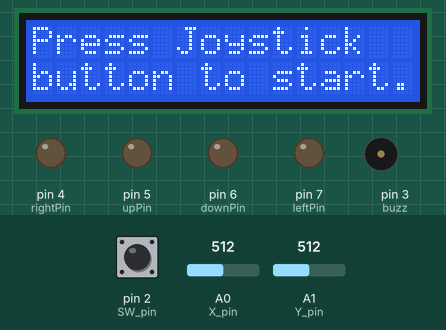
A sketch run on a simulated Arduino Uno, built with avr-gcc and run on an emulated ATmega328P. On the bench: 16×2 character LCD, output pins drawn as LEDs (lit = HIGH), buzzer (waves = sounding). The inputs (shaded band) are chosen by the test bench; at power-on: pin 2 (SW_pin) HIGH, A0 (X_pin) = 512, A1 (Y_pin) = 512. Random numbers use the default seed unless the sketch sets one; what the sketch prints to the serial monitor is not drawn.

Above: at 3.1 s.
3.2 s: pin 2 (SW_pin) pulled LOW for 0.15 s
At 4.7 s:
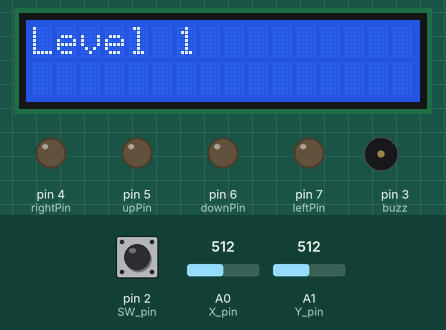
5.7 s: A0 (X_pin) set to 782
7.2 s: A0 (X_pin) set to 809
At 8.5 s:
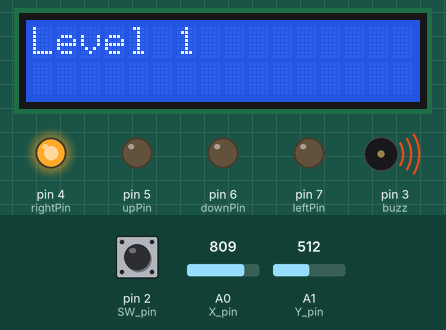
8.9 s: A0 (X_pin) set to 790
At 10.4 s:
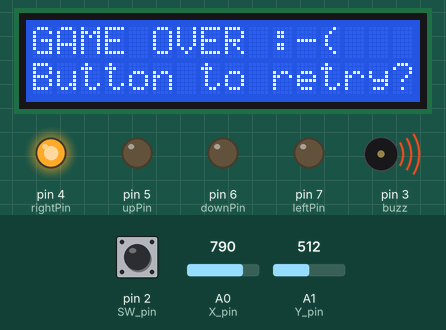
11.9 s: pin 2 (SW_pin) pulled LOW for 1 s
At 12.9 s:
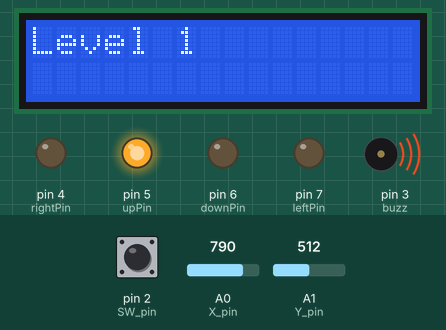
14.6 s: A1 (Y_pin) set to 216
16.1 s: A1 (Y_pin) set to 186
At 17.8 s:
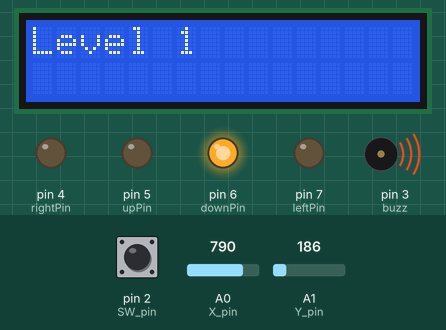
Timing chart, 0 to 18.8 s (numbered marks = the images above; inputs shaded):
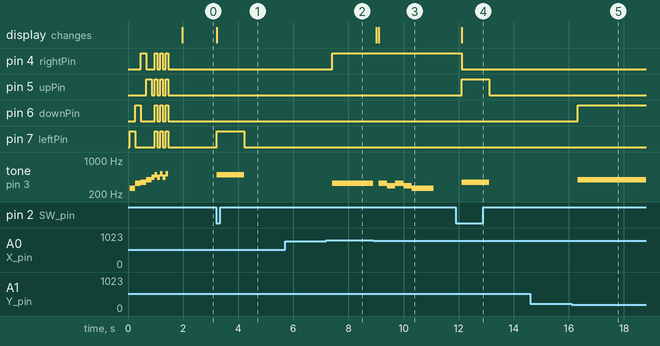

The sketch:

alhabash-nour-assignment-2.ino
```cpp
#include <LiquidCrystal.h>

// buzzer frequencies
int Do = 262, Re = 294 , Mi = 330 , Fa = 349 , Sol = 392 ,
    La = 440 , Si = 494, Do2 = 524;

// pin numbers
const int X_pin = A0; // analog pin connected to X output
const int Y_pin = A1; // analog pin connected to Y output
const int SW_pin = 2; // digital pin connected to switch output

const int buzz = 3;

const int rightPin = 4;
const int upPin = 5;
const int downPin = 6;
const int leftPin = 7;

const int d7 = 8;
const int d6 = 9;
const int d5 = 10;
const int d4 = 11;
const int en = 12;
const int rs = 13;

//function that initializes the LCD library
LiquidCrystal lcd(rs, en, d4, d5, d6, d7);

//variables
int count = 0;
int switchVal = 0;
int xVal = 0;
int yVal = 0;
int gameOn =0;

int clickBut;
int xValue;
int yValue;

const int levelMax = 20;
int level=1;
int sequence[levelMax];
int mySequence[levelMax];
int theSpeed = 1000;

//function prototypes


void setup() {
  pinMode(rightPin, OUTPUT);
  pinMode(downPin, OUTPUT);
  pinMode(upPin, OUTPUT);
  pinMode(leftPin, OUTPUT);

  pinMode(buzz, OUTPUT);

  pinMode(SW_pin, INPUT);
  digitalWrite(SW_pin, HIGH);
  Serial.begin(9600);

  // set up the LCD's number of columns and rows:
  lcd.begin(16, 2);
  // Print a message to the LCD.
  lcd.print("Welcome to the");
  lcd.setCursor(0,1);
  lcd.print("Simon Game !");
  startGameLightAndSound();
  delay(500);
}

void loop() {
  clickBut = digitalRead(SW_pin);
  Serial.println(clickBut);
  lcd.setCursor(0,0);
  lcd.print("Press Joystick");
  lcd.setCursor(0,1);
  lcd.print("button to start.");

  if (clickBut==0 ){
    generateSeq();
    gameOn =1;
  }

  while(gameOn ==1 || level != 1){
    lcd.setCursor(0,0);
    lcd.print("Level               ");
    lcd.setCursor(6,0);
    lcd.print(level);
    lcd.setCursor(0,1);
    lcd.print("                     ");
    showSeq();
    getSeq();
  }
}


void lightsOff(){
  digitalWrite(leftPin,LOW);
  digitalWrite(upPin,LOW);
  digitalWrite(downPin,LOW);
  digitalWrite(rightPin,LOW);
}

void lightsOn(){
  digitalWrite(leftPin,HIGH);
  digitalWrite(upPin,HIGH);
  digitalWrite(downPin,HIGH);
  digitalWrite(rightPin,HIGH);
}

void switchLeftWithSound(){
  lightsOff();
  digitalWrite(leftPin,HIGH);
  while (analogRead(X_pin)<200){
    tone(buzz, Si);
  }
  noTone(buzz);
}

void switchRightWithSound(){
  lightsOff();
  digitalWrite(rightPin,HIGH);
  while (analogRead(X_pin)>800){
    tone(buzz, Mi);
  }
  noTone(buzz);
}
void switchUpWithSound(){
  lightsOff();
  digitalWrite(upPin,HIGH);
  while (analogRead(Y_pin)>800){
    tone(buzz, Fa);
  }
  noTone(buzz);
}
void switchDownWithSound(){
  lightsOff();
  digitalWrite(downPin,HIGH);
  while (analogRead(Y_pin)<200){
    tone(buzz, Sol);
  }
  noTone(buzz);
}

void switchLeft(){
  lightsOff();
  digitalWrite(leftPin,HIGH);
}

void switchRight(){
  lightsOff();
  digitalWrite(rightPin,HIGH);
}
void switchUp(){
  lightsOff();
  digitalWrite(upPin,HIGH);
}
void switchDown(){
  lightsOff();
  digitalWrite(downPin,HIGH);
}

void startGameLightAndSound(){
  lightsOff();
  switchLeft();
  tone(buzz, Do, 200);
  delay(200);
  switchDown();
  tone(buzz, Mi, 200);
  delay(200);
  switchRight();
  tone(buzz, Fa, 200);
  delay(200);
  switchUp();
  tone(buzz, Sol, 200);
  delay(200);
  lightsOff();
  tone(buzz, La, 100);
  delay(100);
  lightsOn();
  tone(buzz, Si, 100);
  delay(100);
  lightsOff();
  tone(buzz, La, 100);
  delay(100);
  lightsOn();
  tone(buzz, Do2, 100);
  delay(100);
  lightsOff();
  tone(buzz, La, 100);
  delay(100);
  lightsOn();
  tone(buzz, Do2, 100);
  delay(100);
  lightsOff();
}

void generateSeq (){
  randomSeed(millis());
  for (int j =0;j<levelMax;j++){
    sequence[j]= random(0,4);
    Serial.println(sequence[j]);
  }
}

void showSeq(){
  for (int i = 0; i < level; i++){
    if (sequence[i] == 0){
      switchRight();
      tone(buzz, Mi);
      delay(theSpeed);
      noTone(buzz);
      Serial.println("showing Right");
    }
    if (sequence[i] == 1){
      switchUp();
      tone(buzz, Fa);
      delay(theSpeed);
      noTone(buzz);
      Serial.println("showing Up");
    }
    if (sequence[i] == 2){
      switchDown();
      tone(buzz, Sol);
      delay(theSpeed);
      noTone(buzz);
      Serial.println("showing Down");
    }
    if (sequence[i] == 3){
      switchLeft();
      tone(buzz, Si);
      delay(theSpeed);
      noTone(buzz);
      Serial.println("showing Left");
    }
    lightsOff();
    delay(100);
  }
  delay(100);
}


int iToVariable (int i){
  if (i==0)
    return rightPin;
  if (i==1)
    return upPin;
  if (i==2)
    return downPin;
  if (i==3)
    return leftPin;
  return 0;
}

void getSeq(){
  int correct =0;
  for (int k =0; k<level; k++){
    correct =0;
    while(correct==0){
      if (analogRead(X_pin)>800){
        switchRightWithSound();
        mySequence[k] = 0;
        correct =1;
        delay(100);
        if (mySequence[k] != sequence[k]){
          loseGame();
          lightsOff();
          return;
        }
      }
      if (analogRead(X_pin)<200){
        switchLeftWithSound();
        mySequence[k] =3;
        correct =1;
        delay(100);
        if (mySequence[k] != sequence[k]){
          loseGame();
          lightsOff();
          return;
        }

      }
      if (analogRead(Y_pin)>800){
        switchUpWithSound();
        mySequence[k] =1;
        correct =1;
        delay(100);
        if (mySequence[k] != sequence[k]){
          loseGame();
          lightsOff();
          return;
        }
      }
      if (analogRead(Y_pin)<200){
        switchDownWithSound();
        mySequence[k] =2;
        correct =1;
        delay(100);
        if (mySequence[k] != sequence[k]){
          loseGame();
          lightsOff();
          return;
        }
      }
      delay(300);
      lightsOff();
    }
  }
  winLevel();
}

void loseGame(){
  lcd.setCursor(0,0);
  lcd.print("GAME OVER :-( ");
  lcd.setCursor(0,1);
  delay(100);
  lcd.print("Button to retry?");

  tone(buzz, Mi);
  delay(300);
  tone(buzz, Re);
  delay(300);
  tone(buzz, Mi);
  delay(300);
  tone(buzz, Re);
  delay(300);
  tone(buzz, Do);
  delay(800);
  noTone(buzz);
  delay(1000);

  gameOn = 0;
  level = 1;
  theSpeed = 1000;
}

void winLevel(){
  if (level<levelMax){
    level++;
  }
  theSpeed-=50;
  if (level==levelMax){
    lcd.setCursor(0,0);
    lcd.print("Congratulations!");
    lcd.setCursor(0,1);
    lcd.print("Game completed.");
  }
}
```

Measured:
- the behaviour switches between 800 and 801 on A0 (X_pin) (found by bisection; images 1 and 2)
- the behaviour switches between 200 and 199 on A1 (Y_pin) (found by bisection; images 4 and 5)
- after the input at 3.2 s, pin 7 (leftPin): LOW → HIGH at once, → LOW 1.0 s later; tone on pin 3 (buzz): silent → 494 Hz at once, → silent 1.0 s later; the display: changes at once (image 1)
- after the input at 5.7 s, every drawn part: stays the same
- after the input at 7.2 s, pin 4 (rightPin): LOW → HIGH after 0.22 s; tone on pin 3 (buzz): silent → 330 Hz after 0.22 s
- after the input at 8.9 s, tone on pin 3 (buzz): plays 330 Hz for 0.30 s, 294 Hz for 0.30 s, 330 Hz for 0.30 s, 294 Hz for 0.30 s, 262 Hz for 0.80 s, starting at once; the display: first changes after 0.10 s (image 3 shows a later state)
- after the input at 11.9 s, pin 5 (upPin): LOW → HIGH after 0.22 s, → LOW 1.0 s later; tone on pin 3 (buzz): silent → 349 Hz after 0.22 s, → silent 1.0 s later
- after the input at 14.6 s, every drawn part: stays the same
- after the input at 16.1 s, pin 6 (downPin): LOW → HIGH after 0.22 s; tone on pin 3 (buzz): silent → 392 Hz after 0.22 s
